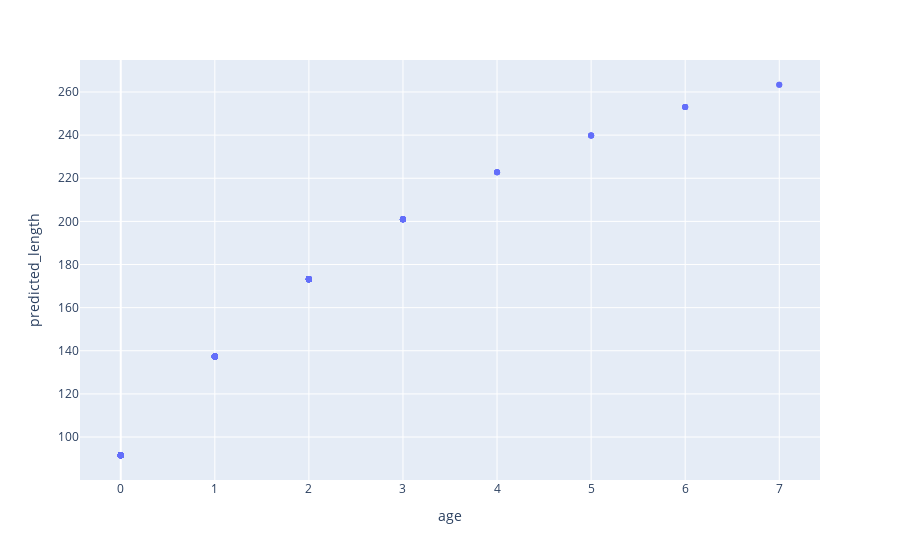

The cell this chart's notebook holds for it:
### Code cell
L_inf, K, t_0, sigma = sol.x
df['predicted_length'] = df.apply(
    lambda row: L_inf * (1-np.exp(-K * (row['age'] - t_0))),
    axis=1
)
px.scatter(df, x='age', y='predicted_length')

### Figure 1 — Plotly figure (JSON) as saved in the notebook; plotly's stock layout.template omitted (floating-point values rounded to 4 significant figures; data arrays with more than 128 entries replaced by an {"elided": "..."} marker saying what was removed)
{"data": [{"hovertemplate": "age=%{x}<br>predicted_length=%{y}<extra></extra>", "legendgroup": "", "marker": {"color": "#636efa", "symbol": "circle"}, "mode": "markers", "name": "", "orientation": "v", "showlegend": false, "type": "scatter", "x": {"elided": "186 int values"}, "xaxis": "x", "y": {"elided": "186 float values"}, "yaxis": "y"}], "layout": {"legend": {"tracegroupgap": 0}, "margin": {"t": 60}, "xaxis": {"anchor": "y", "domain": [0, 1], "title": {"text": "age"}}, "yaxis": {"anchor": "x", "domain": [0, 1], "title": {"text": "predicted_length"}}}}
